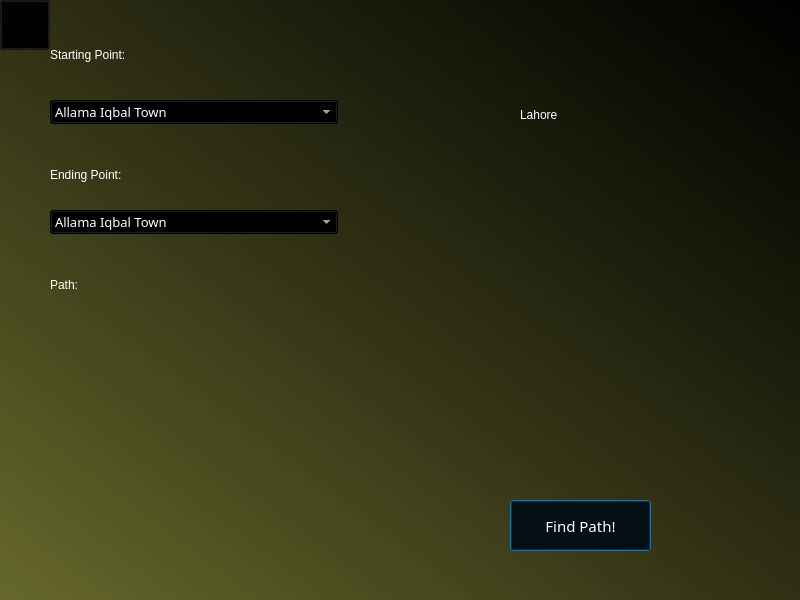
<?xml version="1.0" encoding="UTF-8"?>
<ui version="4.0">
 <class>Lahore</class>
 <widget class="QDialog" name="Lahore">
  <property name="geometry">
   <rect>
    <x>0</x>
    <y>0</y>
    <width>800</width>
    <height>600</height>
   </rect>
  </property>
  <property name="sizePolicy">
   <sizepolicy hsizetype="Fixed" vsizetype="Fixed">
    <horstretch>0</horstretch>
    <verstretch>0</verstretch>
   </sizepolicy>
  </property>
  <property name="windowTitle">
   <string>Dialog</string>
  </property>
  <property name="styleSheet">
   <string notr="true">background-color: qlineargradient(spread:pad, x1:1, y1:0, x2:0, y2:1, stop:0 rgba(0, 0, 0, 255), stop:1 rgba(99, 102, 40, 223));</string>
  </property>
  <widget class="QTextEdit" name="textPath">
   <property name="geometry">
    <rect>
     <x>50</x>
     <y>310</y>
     <width>291</width>
     <height>221</height>
    </rect>
   </property>
   <property name="styleSheet">
    <string notr="true">font: 16pt &quot;OCR A Extended&quot;;
color: rgb(255, 255, 255);
background-color: rgba(255, 255, 255, 0);</string>
   </property>
   <property name="readOnly">
    <bool>true</bool>
   </property>
  </widget>
  <widget class="QLabel" name="LabelPATH">
   <property name="geometry">
    <rect>
     <x>50</x>
     <y>270</y>
     <width>80</width>
     <height>29</height>
    </rect>
   </property>
   <property name="styleSheet">
    <string notr="true">font: 16pt &quot;OCR A Extended&quot;;
color: rgb(255, 255, 255);
background-color: rgba(255, 255, 255, 0);</string>
   </property>
   <property name="text">
    <string>Path:</string>
   </property>
  </widget>
  <widget class="QLabel" name="LabelSTART">
   <property name="geometry">
    <rect>
     <x>50</x>
     <y>40</y>
     <width>240</width>
     <height>29</height>
    </rect>
   </property>
   <property name="styleSheet">
    <string notr="true">font: 16pt &quot;OCR A Extended&quot;;
color: rgb(255, 255, 255);
background-color: rgba(255, 255, 255, 0);</string>
   </property>
   <property name="text">
    <string>Starting Point:</string>
   </property>
  </widget>
  <widget class="QComboBox" name="ComboBoxSTART">
   <property name="geometry">
    <rect>
     <x>50</x>
     <y>100</y>
     <width>288</width>
     <height>24</height>
    </rect>
   </property>
   <property name="font">
    <font>
     <family>OCR A Extended</family>
     <pointsize>10</pointsize>
    </font>
   </property>
   <property name="styleSheet">
    <string notr="true">color: rgb(255, 255, 255);</string>
   </property>
   <item>
    <property name="text">
     <string>Allama Iqbal Town</string>
    </property>
   </item>
   <item>
    <property name="text">
     <string>Anarkali</string>
    </property>
   </item>
   <item>
    <property name="text">
     <string>Askari 10</string>
    </property>
   </item>
   <item>
    <property name="text">
     <string>Ichhra</string>
    </property>
   </item>
   <item>
    <property name="text">
     <string>Lahore Cantt</string>
    </property>
   </item>
   <item>
    <property name="text">
     <string>Liberty Market</string>
    </property>
   </item>
   <item>
    <property name="text">
     <string>Model Town</string>
    </property>
   </item>
   <item>
    <property name="text">
     <string>RA Bazar</string>
    </property>
   </item>
   <item>
    <property name="text">
     <string>Saddar</string>
    </property>
   </item>
  </widget>
  <widget class="QLabel" name="LabelEND">
   <property name="geometry">
    <rect>
     <x>50</x>
     <y>160</y>
     <width>208</width>
     <height>29</height>
    </rect>
   </property>
   <property name="styleSheet">
    <string notr="true">font: 16pt &quot;OCR A Extended&quot;;
color: rgb(255, 255, 255);
background-color: rgba(255, 255, 255, 0);</string>
   </property>
   <property name="text">
    <string>Ending Point:</string>
   </property>
  </widget>
  <widget class="QComboBox" name="ComboBoxEND">
   <property name="geometry">
    <rect>
     <x>50</x>
     <y>210</y>
     <width>288</width>
     <height>24</height>
    </rect>
   </property>
   <property name="font">
    <font>
     <family>OCR A Extended</family>
     <pointsize>10</pointsize>
    </font>
   </property>
   <property name="styleSheet">
    <string notr="true">color: rgb(255, 255, 255);</string>
   </property>
   <item>
    <property name="text">
     <string>Allama Iqbal Town</string>
    </property>
   </item>
   <item>
    <property name="text">
     <string>Anarkali</string>
    </property>
   </item>
   <item>
    <property name="text">
     <string>Askari 10</string>
    </property>
   </item>
   <item>
    <property name="text">
     <string>Ichhra</string>
    </property>
   </item>
   <item>
    <property name="text">
     <string>Lahore Cantt</string>
    </property>
   </item>
   <item>
    <property name="text">
     <string>Liberty Market</string>
    </property>
   </item>
   <item>
    <property name="text">
     <string>Model Town</string>
    </property>
   </item>
   <item>
    <property name="text">
     <string>RA Bazar</string>
    </property>
   </item>
   <item>
    <property name="text">
     <string>Saddar</string>
    </property>
   </item>
  </widget>
  <widget class="QPushButton" name="ButtonFIND">
   <property name="geometry">
    <rect>
     <x>510</x>
     <y>500</y>
     <width>141</width>
     <height>51</height>
    </rect>
   </property>
   <property name="font">
    <font>
     <family>OCR A Extended</family>
     <pointsize>11</pointsize>
    </font>
   </property>
   <property name="styleSheet">
    <string notr="true"> QPushButton{
	color: rgb(255, 255, 255);
     background-color:rgba(0, 0, 0, 0);
 }
QPushButton:hover {
     background-color:rgba(0, 0, 0, 40);
 }

</string>
   </property>
   <property name="text">
    <string>Find Path!</string>
   </property>
  </widget>
  <widget class="QLabel" name="label">
   <property name="geometry">
    <rect>
     <x>370</x>
     <y>170</y>
     <width>411</width>
     <height>281</height>
    </rect>
   </property>
   <property name="styleSheet">
    <string notr="true">background-color: rgba(255, 255, 255, 0);</string>
   </property>
   <property name="text">
    <string/>
   </property>
   <property name="pixmap">
    <pixmap>../../Studies/4th Semester/Data Structures/Project/Lahore [Map].png</pixmap>
   </property>
   <property name="scaledContents">
    <bool>true</bool>
   </property>
  </widget>
  <widget class="QLabel" name="LabelNAME">
   <property name="geometry">
    <rect>
     <x>520</x>
     <y>100</y>
     <width>96</width>
     <height>29</height>
    </rect>
   </property>
   <property name="styleSheet">
    <string notr="true">font: 16pt &quot;OCR A Extended&quot;;
color: rgb(255, 255, 255);
background-color: rgba(255, 255, 255, 0);</string>
   </property>
   <property name="text">
    <string>Lahore</string>
   </property>
  </widget>
  <widget class="QPushButton" name="ButtonBACK">
   <property name="geometry">
    <rect>
     <x>0</x>
     <y>0</y>
     <width>50</width>
     <height>50</height>
    </rect>
   </property>
   <property name="sizePolicy">
    <sizepolicy hsizetype="Fixed" vsizetype="Fixed">
     <horstretch>0</horstretch>
     <verstretch>0</verstretch>
    </sizepolicy>
   </property>
   <property name="styleSheet">
    <string notr="true"> QPushButton{
	color: rgb(255, 255, 255);
     background-color:rgba(0, 0, 0, 0);
 }
QPushButton:hover {
     background-color:rgba(0, 0, 0, 40);
 }

</string>
   </property>
   <property name="text">
    <string/>
   </property>
   <property name="icon">
    <iconset>
     <normaloff>../../Studies/4th Semester/Data Structures/Project/BackIcon.png</normaloff>../../Studies/4th Semester/Data Structures/Project/BackIcon.png</iconset>
   </property>
   <property name="iconSize">
    <size>
     <width>30</width>
     <height>30</height>
    </size>
   </property>
  </widget>
 </widget>
 <resources/>
 <connections/>
</ui>
